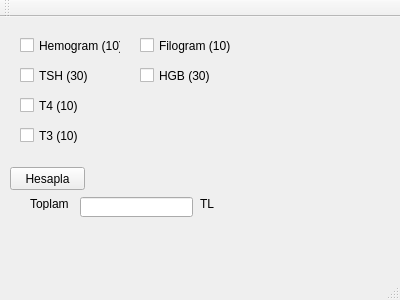
<?xml version="1.0" encoding="UTF-8"?>
<ui version="4.0">
 <class>MainWindow</class>
 <widget class="QMainWindow" name="MainWindow">
  <property name="geometry">
   <rect>
    <x>0</x>
    <y>0</y>
    <width>400</width>
    <height>300</height>
   </rect>
  </property>
  <property name="windowTitle">
   <string>MainWindow</string>
  </property>
  <widget class="QWidget" name="centralWidget">
   <widget class="QCheckBox" name="checkBoxHemogram">
    <property name="geometry">
     <rect>
      <x>20</x>
      <y>20</y>
      <width>101</width>
      <height>17</height>
     </rect>
    </property>
    <property name="text">
     <string>Hemogram (10)</string>
    </property>
   </widget>
   <widget class="QCheckBox" name="checkBoxTSH">
    <property name="geometry">
     <rect>
      <x>20</x>
      <y>50</y>
      <width>70</width>
      <height>17</height>
     </rect>
    </property>
    <property name="text">
     <string>TSH (30)</string>
    </property>
   </widget>
   <widget class="QCheckBox" name="checkBoxT4">
    <property name="geometry">
     <rect>
      <x>20</x>
      <y>80</y>
      <width>70</width>
      <height>17</height>
     </rect>
    </property>
    <property name="text">
     <string>T4 (10)</string>
    </property>
   </widget>
   <widget class="QCheckBox" name="checkBoxT3">
    <property name="geometry">
     <rect>
      <x>20</x>
      <y>110</y>
      <width>70</width>
      <height>17</height>
     </rect>
    </property>
    <property name="text">
     <string>T3 (10)</string>
    </property>
   </widget>
   <widget class="QCheckBox" name="checkBoxFilogram">
    <property name="geometry">
     <rect>
      <x>140</x>
      <y>20</y>
      <width>101</width>
      <height>17</height>
     </rect>
    </property>
    <property name="text">
     <string>Filogram (10)</string>
    </property>
   </widget>
   <widget class="QCheckBox" name="checkBoxHGB">
    <property name="geometry">
     <rect>
      <x>140</x>
      <y>50</y>
      <width>70</width>
      <height>17</height>
     </rect>
    </property>
    <property name="text">
     <string>HGB (30)</string>
    </property>
   </widget>
   <widget class="QPushButton" name="pushButton">
    <property name="geometry">
     <rect>
      <x>10</x>
      <y>150</y>
      <width>75</width>
      <height>23</height>
     </rect>
    </property>
    <property name="text">
     <string>Hesapla</string>
    </property>
   </widget>
   <widget class="QLineEdit" name="lineEditToplam">
    <property name="geometry">
     <rect>
      <x>80</x>
      <y>180</y>
      <width>113</width>
      <height>20</height>
     </rect>
    </property>
   </widget>
   <widget class="QLabel" name="label">
    <property name="geometry">
     <rect>
      <x>30</x>
      <y>180</y>
      <width>47</width>
      <height>13</height>
     </rect>
    </property>
    <property name="text">
     <string>Toplam</string>
    </property>
   </widget>
   <widget class="QLabel" name="label_2">
    <property name="geometry">
     <rect>
      <x>200</x>
      <y>180</y>
      <width>47</width>
      <height>13</height>
     </rect>
    </property>
    <property name="text">
     <string>TL</string>
    </property>
   </widget>
  </widget>
  <widget class="QMenuBar" name="menuBar">
   <property name="geometry">
    <rect>
     <x>0</x>
     <y>0</y>
     <width>400</width>
     <height>21</height>
    </rect>
   </property>
  </widget>
  <widget class="QToolBar" name="mainToolBar">
   <attribute name="toolBarArea">
    <enum>TopToolBarArea</enum>
   </attribute>
   <attribute name="toolBarBreak">
    <bool>false</bool>
   </attribute>
  </widget>
  <widget class="QStatusBar" name="statusBar"/>
 </widget>
 <layoutdefault spacing="6" margin="11"/>
 <resources/>
 <connections/>
</ui>
